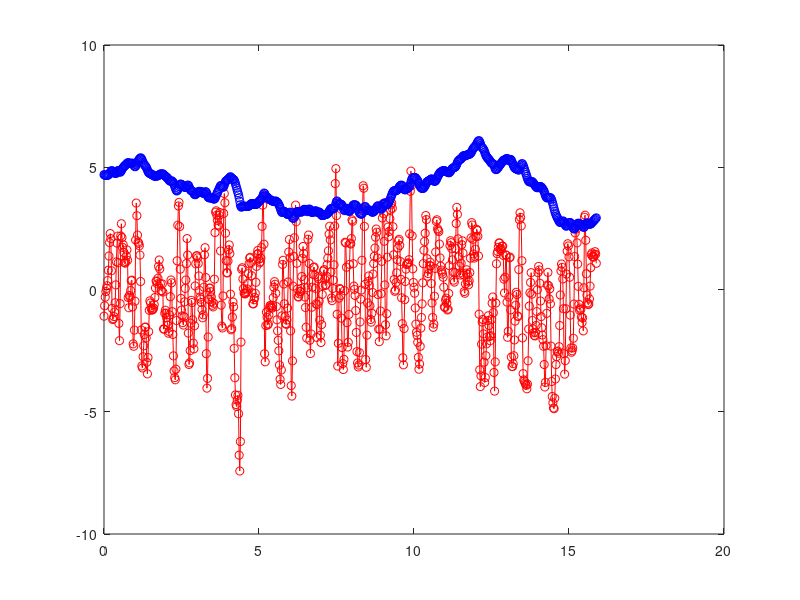

Write MATLAB code to recreate this figure.
A = [0.000000	-1.091464	0.782432	4.698734	-0.087009
0.020000	-0.664108	0.641302	4.681196	-0.072870
0.040000	-0.311717	0.554929	4.671640	-0.060968
0.060000	-0.084385	0.495040	4.667891	-0.050512
0.080000	0.042976	0.457255	4.667580	-0.040994
0.100000	0.153951	0.405199	4.669485	-0.032316
0.120000	0.365863	0.312987	4.674406	-0.025074
0.140000	0.789451	0.209209	4.685579	-0.019876
0.160000	1.370328	0.142282	4.707083	-0.016453
0.180000	1.918877	0.118598	4.740152	-0.013893
0.200000	2.287705	0.107093	4.782701	-0.011635
0.220000	2.079864	0.097008	4.827902	-0.009611
0.240000	0.768438	0.132792	4.858206	-0.007459
0.260000	-0.769585	0.232913	4.856871	-0.003782
0.280000	-1.229889	0.228272	4.835257	0.001068
0.300000	-1.195503	0.174028	4.810806	0.004997
0.320000	-1.105779	0.224120	4.787701	0.008766
0.340000	-0.924562	0.406307	4.767189	0.014832
0.360000	-0.541249	0.770551	4.752039	0.026220
0.380000	0.188119	1.380254	4.747902	0.047318
0.400000	1.132777	2.135619	4.761070	0.082472
0.420000	1.895613	2.678458	4.791931	0.131302
0.440000	2.182877	2.683224	4.833864	0.186022
0.460000	1.092443	1.834905	4.870327	0.232981
0.480000	-1.387524	0.500110	4.866367	0.255440
0.500000	-2.093281	0.159613	4.828257	0.260250
0.520000	-0.578996	1.357365	4.796835	0.271450
0.540000	2.188844	3.794624	4.815405	0.325270
0.560000	2.689946	3.810321	4.867405	0.405127
0.580000	2.123625	2.186669	4.916134	0.466747
0.600000	1.721032	0.714976	4.953661	0.493937
0.620000	1.829025	0.090759	4.988626	0.501206
0.640000	1.514865	0.394879	5.024014	0.503411
0.660000	1.101250	0.812552	5.048794	0.517260
0.680000	1.076920	0.833667	5.070448	0.533583
0.700000	1.142426	1.014960	5.092421	0.551727
0.720000	1.376486	1.400712	5.117311	0.575558
0.740000	1.619961	1.837456	5.147650	0.608143
0.760000	1.192204	1.956598	5.177748	0.646927
0.780000	-0.329025	1.434447	5.187057	0.682179
0.800000	-0.746982	-0.099893	5.172791	0.697315
0.820000	-0.241236	-1.891353	5.163786	0.676476
0.840000	-0.311492	-3.016851	5.158278	0.625975
0.860000	-0.042923	-3.321874	5.154106	0.561550
0.880000	0.358891	-3.170687	5.157446	0.495983
0.900000	0.382489	-2.164836	5.166019	0.439825
0.920000	-0.711695	0.652195	5.165051	0.424303
0.940000	-2.223336	0.912553	5.133852	0.444588
0.960000	-2.321964	0.333375	5.086664	0.456415
0.980000	-1.661095	0.312978	5.045900	0.462019
1.000000	-0.478397	0.254743	5.023294	0.468903
1.020000	2.023363	-0.985481	5.036476	0.463448
1.040000	3.536138	-1.958336	5.096760	0.431755
1.060000	3.018930	-1.109185	5.164148	0.397217
1.080000	2.224961	1.123724	5.215933	0.397684
1.100000	1.941051	2.015143	5.256872	0.432089
1.120000	1.882357	1.605769	5.294996	0.469561
1.140000	1.791021	0.938468	5.331961	0.494713
1.160000	1.409220	0.577382	5.364744	0.509323
1.180000	0.327159	0.421092	5.383663	0.519146
1.200000	-1.656850	0.310725	5.371380	0.526480
1.220000	-3.127248	0.130867	5.321020	0.531058
1.240000	-3.208413	-0.121850	5.255964	0.531223
1.260000	-2.750108	-0.310075	5.196152	0.526524
1.280000	-2.304870	0.107571	5.145691	0.522717
1.300000	-1.843306	1.640824	5.104237	0.539202
1.320000	-1.546565	2.135775	5.070761	0.580918
1.340000	-1.536593	0.732027	5.040487	0.611031
1.360000	-1.980518	-0.588864	5.006374	0.611689
1.380000	-2.976147	-1.518500	4.957132	0.589756
1.400000	-3.450229	-1.941178	4.890923	0.554569
1.420000	-2.784928	-2.187958	4.827108	0.513159
1.440000	-1.723804	-2.328432	4.782019	0.467755
1.460000	-0.850570	-2.309209	4.756870	0.421065
1.480000	-0.464217	-2.002577	4.744686	0.377289
1.500000	-0.549176	-1.375321	4.735088	0.343334
1.520000	-0.750608	-0.836567	4.721981	0.321587
1.540000	-0.837187	-0.539297	4.705896	0.308199
1.560000	-0.837046	-0.374326	4.689068	0.299128
1.580000	-0.807873	-0.180639	4.672600	0.293442
1.600000	-0.760717	0.104630	4.656847	0.292540
1.620000	-0.618549	0.440403	4.642801	0.297970
1.640000	-0.328527	0.784499	4.633093	0.310217
1.660000	0.062823	1.052266	4.630388	0.328892
1.680000	0.349050	0.910621	4.634916	0.349646
1.700000	0.325823	-0.041234	4.642176	0.359614
1.720000	0.230746	-1.038385	4.647411	0.347494
1.740000	0.464296	-0.875412	4.653732	0.326306
1.760000	0.947035	0.155325	4.667740	0.318293
1.780000	1.206525	1.501322	4.690102	0.334412
1.800000	0.838275	2.927139	4.711622	0.379095
1.820000	0.235781	3.757246	4.721994	0.447485
1.840000	-0.044529	3.494133	4.723438	0.521961
1.860000	-0.065354	2.443375	4.721785	0.581574
1.880000	0.229160	1.915795	4.723219	0.623726
1.900000	-0.103452	1.943742	4.726980	0.661915
1.920000	-1.613466	2.188047	4.709639	0.702841
1.940000	-1.620547	2.580909	4.674179	0.750462
1.960000	-0.974712	2.883095	4.648886	0.805470
1.980000	-0.847627	2.956459	4.631388	0.864180
2.000000	-0.965270	2.915410	4.613422	0.923014
2.020000	-1.148507	2.773125	4.592354	0.980183
2.040000	-1.337744	2.340408	4.567421	1.031992
2.060000	-1.466648	1.460411	4.539337	1.070759
2.080000	-1.788098	0.254368	4.507301	1.088255
2.100000	-1.712420	-1.097415	4.470684	1.079722
2.120000	-1.041044	-1.922881	4.442822	1.048092
2.140000	-0.294335	-2.010117	4.429432	1.007818
2.160000	0.390318	-1.564301	4.430798	0.971043
2.180000	0.274077	-0.320590	4.439768	0.950733
2.200000	-0.906864	1.189014	4.433887	0.960386
2.220000	-1.837909	1.682143	4.405941	0.990940
2.240000	-2.713696	1.464649	4.360384	1.022883
2.260000	-3.331932	1.262910	4.299242	1.049814
2.280000	-3.603893	1.264980	4.229441	1.074778
2.300000	-3.693382	1.457378	4.156275	1.101643
2.320000	-3.256942	1.862035	4.084883	1.134449
2.340000	-1.267841	2.634954	4.036785	1.178850
2.360000	1.173905	2.894487	4.037287	1.236368
2.380000	2.631043	2.187483	4.076723	1.287754
2.400000	3.417690	1.639512	4.138168	1.325211
2.420000	3.563045	1.501135	4.209450	1.356293
2.440000	2.572092	1.263064	4.272881	1.384474
2.460000	0.830152	0.795875	4.306944	1.405106
2.480000	-0.364447	0.504835	4.310163	1.417643
2.500000	-0.845042	0.387995	4.297222	1.426529
2.520000	-1.079853	0.095192	4.277969	1.432001
2.540000	-1.354858	-0.676828	4.253660	1.426941
2.560000	-1.454722	-1.469606	4.224895	1.404656
2.580000	-1.104597	-1.268092	4.198624	1.374748
2.600000	-0.503505	0.645024	4.182362	1.366316
2.620000	0.044836	2.052902	4.178150	1.396315
2.640000	0.388919	2.130413	4.182606	1.439570
2.660000	1.060969	1.035499	4.195826	1.474171
2.680000	2.082301	-1.248549	4.228336	1.471333
2.700000	1.409809	-1.369362	4.267546	1.439404
2.720000	-1.782028	2.159991	4.265247	1.444510
2.740000	-3.066508	3.518486	4.212399	1.506594
2.760000	-2.998518	3.350747	4.150915	1.575987
2.780000	-2.497950	3.090210	4.095087	1.640112
2.800000	-1.378532	3.230294	4.055407	1.702398
2.820000	-0.443635	3.449690	4.038780	1.770111
2.840000	-0.533997	3.051073	4.030401	1.835983
2.860000	-1.241414	2.097872	4.013502	1.888523
2.880000	-2.194312	0.821483	3.978790	1.917389
2.900000	-2.429224	0.075025	3.930754	1.925402
2.920000	-1.484417	-0.501605	3.889574	1.921456
2.940000	0.145735	-1.103535	3.876448	1.904770
2.960000	1.052258	-0.938826	3.889912	1.882780
2.980000	1.366804	-0.125807	3.914738	1.871639
3.000000	1.386331	0.643665	3.942570	1.877335
3.020000	1.294585	1.045270	3.969521	1.894892
3.040000	1.064096	0.980176	3.993469	1.916111
3.060000	0.555383	0.224811	4.010149	1.929382
3.080000	-0.034498	-0.900604	4.015045	1.922386
3.100000	-0.307866	-1.546132	4.011076	1.896799
3.120000	-0.396072	-1.518714	4.003962	1.865057
3.140000	-0.531089	-0.976896	3.994896	1.839586
3.160000	-0.817787	-0.437442	3.981668	1.825892
3.180000	-1.158136	-0.195200	3.961704	1.819960
3.200000	-1.037184	-0.006913	3.938398	1.817722
3.220000	0.093711	0.392254	3.927279	1.821245
3.240000	1.419508	0.730325	3.943600	1.832989
3.260000	1.710838	0.688232	3.976862	1.847885
3.280000	0.489360	0.178851	4.002407	1.857411
3.300000	-2.626200	-0.662695	3.981651	1.852512
3.320000	-4.035200	-1.118651	3.910872	1.833784
3.340000	-3.633908	-1.076661	3.831890	1.811051
3.360000	-1.942633	-0.644371	3.774467	1.793491
3.380000	-0.403096	-0.344072	3.752981	1.784220
3.400000	0.054420	-0.322910	3.750772	1.777838
3.420000	0.060120	-0.433787	3.752300	1.770449
3.440000	-0.089311	-0.620025	3.752182	1.759998
3.460000	-0.300077	-0.830450	3.748329	1.745484
3.480000	-0.502398	-1.003833	3.740240	1.727022
3.500000	-0.646543	-1.091413	3.728632	1.705916
3.520000	-0.711478	-1.094090	3.714890	1.683922
3.540000	-0.565927	-0.949767	3.701456	1.663052
3.560000	0.423548	-0.299640	3.697790	1.649279
3.580000	2.327853	0.826254	3.725569	1.654791
3.600000	3.160299	1.332094	3.782598	1.677584
3.620000	3.218824	1.369533	3.847021	1.705048
3.640000	3.039053	1.218665	3.909830	1.731140
3.660000	2.825666	1.010716	3.968430	1.753437
3.680000	2.639724	0.811389	4.023024	1.771658
3.700000	2.599172	0.472983	4.074869	1.785097
3.720000	3.038259	-0.423186	4.130476	1.786507
3.740000	3.148079	-1.161885	4.194372	1.769287
3.760000	1.575594	-1.051547	4.244734	1.745949
3.780000	-0.637921	-0.636358	4.252489	1.729330
3.800000	-1.496734	-0.440341	4.229197	1.718746
3.820000	-1.573106	-0.004840	4.197493	1.713150
3.840000	-0.263992	2.030815	4.174582	1.729075
3.860000	3.111694	5.169712	4.204676	1.804239
3.880000	3.925875	4.678264	4.278690	1.909824
3.900000	3.548010	1.863850	4.354746	1.973883
3.920000	2.305196	1.107368	4.414312	2.000790
3.940000	1.181004	0.736634	4.448044	2.020014
3.960000	0.687714	-0.015870	4.465864	2.027481
3.980000	0.678181	-0.754167	4.478674	2.019644
4.000000	1.162801	-1.452986	4.496487	1.997437
4.020000	1.621116	-1.794273	4.524879	1.964007
4.040000	1.823315	-1.748003	4.559687	1.928244
4.060000	1.469650	-1.575004	4.594326	1.894903
4.080000	-0.191254	-1.191347	4.609100	1.866406
4.100000	-1.649339	-0.180419	4.588041	1.851801
4.120000	-1.599589	1.052807	4.553925	1.860726
4.140000	-1.127341	1.643265	4.526436	1.889639
4.160000	-0.511985	0.847410	4.510021	1.916872
4.180000	-0.705636	-0.517417	4.500765	1.919472
4.200000	-2.407448	-1.307428	4.470451	1.901039
4.220000	-3.609761	-2.479352	4.408915	1.863779
4.240000	-4.313840	-3.532278	4.329166	1.802881
4.260000	-4.706930	-4.068784	4.238422	1.726011
4.280000	-4.786427	-4.110467	4.142942	1.643381
4.300000	-4.524469	-3.625579	4.049326	1.565188
4.320000	-4.327363	-2.976770	3.961861	1.499632
4.340000	-5.081881	-2.545954	3.869801	1.444471
4.360000	-6.774719	-2.147188	3.751484	1.397726
4.380000	-7.423424	-1.940008	3.606419	1.357329
4.400000	-6.218520	-2.255305	3.466757	1.316517
4.420000	-2.149920	-1.176748	3.377092	1.274925
4.440000	0.830301	1.004462	3.372368	1.277973
4.460000	0.890442	1.614303	3.391392	1.304703
4.480000	0.431805	2.047079	3.404806	1.341587
4.500000	0.035754	2.362577	3.409166	1.385800
4.520000	-0.148799	2.571395	3.407696	1.435351
4.540000	-0.181817	2.695627	3.404230	1.488085
4.560000	-0.161978	2.799057	3.400761	1.543104
4.580000	-0.132926	2.796400	3.397795	1.599339
4.600000	-0.083233	2.647280	3.395580	1.653937
4.620000	0.021463	2.373632	3.394817	1.704449
4.640000	0.253868	1.892703	3.397285	1.747419
4.660000	0.648820	1.329479	3.406107	1.779596
4.680000	1.050855	0.898344	3.423288	1.801502
4.700000	1.285779	0.714142	3.446976	1.817217
4.720000	1.317287	0.722664	3.473421	1.831383
4.740000	1.088062	0.777181	3.497910	1.846424
4.760000	0.567726	0.700018	3.514994	1.861586
4.780000	-0.133500	0.368449	3.519310	1.872692
4.800000	-0.584685	-0.278573	3.511375	1.874310
4.820000	-0.583942	-1.366365	3.499067	1.858336
4.840000	-0.420198	-2.182679	3.489090	1.821531
4.860000	-0.328784	-2.199379	3.481668	1.776655
4.880000	-0.156276	-1.892363	3.476479	1.735613
4.900000	0.294411	-1.579790	3.477322	1.700915
4.920000	0.946503	-1.276633	3.489683	1.672403
4.940000	1.439824	-1.085992	3.514050	1.649059
4.960000	1.594289	-1.048541	3.544952	1.627926
4.980000	1.474696	-1.096216	3.575979	1.606531
5.000000	1.242983	-1.062368	3.603189	1.584574
5.020000	1.086401	-0.649053	3.626194	1.566637
5.040000	1.136984	0.084307	3.648155	1.560900
5.060000	1.282792	0.514519	3.672199	1.567858
5.080000	1.714963	0.395294	3.701359	1.577726
5.100000	2.583168	-0.117740	3.743923	1.581110
5.120000	3.450091	-0.902569	3.804567	1.571041
5.140000	3.829560	-1.295006	3.878996	1.547547
5.160000	1.853254	-0.424754	3.942806	1.527994
5.180000	-2.628889	0.781866	3.931173	1.533386
5.200000	-2.959337	0.372850	3.869415	1.547991
5.220000	-1.473629	-1.329957	3.825092	1.538658
5.240000	-0.927173	-2.216729	3.803034	1.501413
5.260000	-1.135056	-2.388196	3.783075	1.454521
5.280000	-1.450927	-2.132817	3.756924	1.408713
5.300000	-1.409686	-1.471534	3.727537	1.371895
5.320000	-1.043191	-0.555466	3.702805	1.351725
5.340000	-0.747246	0.024735	3.685244	1.347237
5.360000	-0.654455	0.221231	3.671522	1.350119
5.380000	-0.676411	0.263106	3.658304	1.355099
5.400000	-0.732239	0.252348	3.644258	1.360308
5.420000	-0.764250	0.191530	3.629160	1.364870
5.440000	-0.653399	0.013011	3.614651	1.367184
5.460000	-0.332851	-0.365149	3.604454	1.364050
5.480000	0.091500	-0.943194	3.602091	1.351185
5.500000	0.321306	-1.514298	3.606771	1.326376
5.520000	0.214264	-1.853839	3.612658	1.292200
5.540000	-0.159306	-1.919879	3.613583	1.254048
5.560000	-0.699290	-1.738317	3.605146	1.217093
5.580000	-1.240036	-1.469501	3.585619	1.185101
5.600000	-1.692504	-1.325428	3.556170	1.157417
5.620000	-2.079227	-1.254347	3.518373	1.131571
5.640000	-2.507150	-1.025566	3.472734	1.108273
5.660000	-3.090858	-0.431568	3.416996	1.093163
5.680000	-3.672030	0.175769	3.349037	1.091091
5.700000	-3.883038	0.412476	3.272612	1.097597
5.720000	-3.288959	0.446353	3.198885	1.106123
5.740000	-1.077634	0.839574	3.152441	1.118116
5.760000	1.026126	1.251272	3.155056	1.139673
5.780000	1.194507	1.726981	3.180065	1.168417
5.800000	0.225498	2.695171	3.194975	1.212776
5.820000	-0.584867	2.956790	3.190664	1.270830
5.840000	-1.107239	2.715012	3.173426	1.327795
5.860000	-1.391053	2.409488	3.147997	1.378983
5.880000	-1.425101	2.155079	3.119465	1.424561
5.900000	-1.248121	1.898392	3.092367	1.465168
5.920000	-0.762617	1.561284	3.071516	1.499970
5.940000	0.306873	1.104751	3.065907	1.526749
5.960000	1.534943	0.689358	3.085032	1.544487
5.980000	2.043862	0.288199	3.122276	1.554485
6.000000	1.294461	-0.336294	3.158916	1.554400
6.020000	-1.692411	-0.926342	3.157511	1.541149
6.040000	-3.930594	-0.858144	3.097404	1.521929
6.060000	-4.359377	-0.210976	3.012363	1.510832
6.080000	-2.918444	0.364022	2.934818	1.512806
6.100000	0.136317	1.116819	2.908592	1.526314
6.120000	1.355966	2.640939	2.925903	1.563341
6.140000	2.114157	3.584796	2.960302	1.627642
6.160000	3.000056	3.476761	3.011602	1.699574
6.180000	3.450747	2.897867	3.077377	1.763725
6.200000	2.769491	1.852462	3.142056	1.812548
6.220000	1.071681	0.268802	3.180700	1.833637
6.240000	0.018118	-0.631972	3.189899	1.828396
6.260000	-0.293307	-0.824167	3.186377	1.813088
6.280000	-0.306318	-0.759376	3.180067	1.797026
6.300000	-0.178794	-0.537512	3.175079	1.783692
6.320000	-0.082004	0.055472	3.172697	1.777977
6.340000	-0.089247	1.182410	3.171007	1.789686
6.360000	0.042338	2.297205	3.170069	1.825199
6.380000	0.530877	2.962495	3.175138	1.878298
6.400000	1.275182	3.451104	3.193136	1.942701
6.420000	1.760245	3.661863	3.224390	2.014466
6.440000	1.469847	3.514911	3.258362	2.086733
6.460000	0.403724	3.247471	3.277506	2.154232
6.480000	-0.307268	3.044040	3.277405	2.217203
6.500000	-0.738120	2.623344	3.267153	2.274756
6.520000	-1.542135	1.237043	3.245102	2.315462
6.540000	-1.987700	-0.755635	3.207329	2.319975
6.560000	0.070376	-2.795779	3.183496	2.285305
6.580000	2.053959	-4.324773	3.208992	2.211182
6.600000	2.227993	-4.433177	3.253374	2.122072
6.620000	1.067185	-3.250803	3.290363	2.041563
6.640000	-2.075937	-0.552134	3.278967	2.005144
6.660000	-2.619323	0.263121	3.228022	2.004362
6.680000	-1.818587	0.699258	3.182583	2.013741
6.700000	-0.724633	1.266420	3.157251	2.033325
6.720000	0.095493	1.868856	3.151552	2.064560
6.740000	0.620966	2.554033	3.159136	2.108729
6.760000	0.899796	3.154448	3.174749	2.166086
6.780000	0.920242	3.639292	3.193432	2.234129
6.800000	0.596039	3.889109	3.209221	2.310187
6.820000	0.047538	3.668548	3.215725	2.386519
6.840000	-0.585946	2.241977	3.211086	2.450201
6.860000	-1.958194	-3.651208	3.183928	2.440199
6.880000	-0.622047	-5.957342	3.156342	2.334675
6.900000	0.524815	-3.504609	3.156237	2.234442
6.920000	0.443015	-1.230538	3.168669	2.191530
6.940000	-0.479323	-0.749263	3.168436	2.173167
6.960000	-1.253047	-0.782010	3.150753	2.158386
6.980000	-1.870527	-1.068803	3.119280	2.140166
7.000000	-2.167341	-1.325169	3.077923	2.115736
7.020000	-1.433956	-0.926621	3.039562	2.091639
7.040000	-0.203321	-0.202651	3.024544	2.081356
7.060000	0.158887	-0.519157	3.024569	2.076163
7.080000	0.757208	-1.593937	3.033443	2.054772
7.100000	0.814220	-1.463510	3.050610	2.021519
7.120000	0.421623	-0.529156	3.063047	2.001557
7.140000	0.162511	0.144523	3.068474	1.998322
7.160000	0.194928	0.567479	3.071510	2.005625
7.180000	0.544424	1.083769	3.078424	2.021595
7.200000	1.015724	2.140147	3.094168	2.052706
7.220000	1.283164	3.463789	3.117519	2.109360
7.240000	1.581397	3.829985	3.145618	2.184475
7.260000	2.266327	3.179310	3.183804	2.255594
7.280000	2.587361	2.578550	3.233660	2.312266
7.300000	2.025415	2.441266	3.281342	2.361931
7.320000	0.716887	2.428704	3.309441	2.410811
7.340000	-0.348655	2.007488	3.311743	2.456249
7.360000	-0.456150	0.788448	3.302059	2.485625
7.380000	0.040320	-0.750429	3.297749	2.485377
7.400000	0.383727	-1.469450	3.302216	2.461508
7.420000	1.008567	-1.407454	3.314896	2.431814
7.440000	2.596420	-0.997592	3.349413	2.407517
7.460000	4.331039	-0.437845	3.419970	2.392676
7.480000	4.943673	0.405768	3.515041	2.392338
7.500000	3.023231	-0.188393	3.601404	2.399678
7.520000	-1.013824	-1.382638	3.619711	2.378210
7.540000	-3.131789	0.258631	3.574154	2.365631
7.560000	-2.201386	1.574224	3.515623	2.385094
7.580000	-0.354228	2.357908	3.492388	2.425345
7.600000	0.044758	2.610902	3.490862	2.475744
7.620000	0.008253	2.491901	3.491602	2.527359
7.640000	-0.238628	1.988753	3.489975	2.572897
7.660000	-1.169909	1.044865	3.477272	2.603869
7.680000	-2.375569	-0.128276	3.441217	2.613217
7.700000	-3.029513	-1.224841	3.386230	2.599169
7.720000	-3.272501	-1.908523	3.322662	2.567049
7.740000	-2.858116	-1.800204	3.259283	2.527643
7.760000	-0.048305	0.959831	3.225561	2.513941
7.780000	1.932367	3.006953	3.249903	2.559500
7.800000	1.904572	2.698137	3.289860	2.618828
7.820000	0.910534	1.125841	3.320221	2.659401
7.840000	-1.357017	-1.521509	3.316261	2.655539
7.860000	-2.353520	-2.703665	3.276083	2.609524
7.880000	-2.158125	-1.993381	3.229687	2.560105
7.900000	-1.020007	-1.018036	3.195765	2.531849
7.920000	1.025988	-1.300762	3.196077	2.509848
7.940000	1.898563	-1.329765	3.227924	2.482151
7.960000	1.860483	-0.717842	3.265879	2.461025
7.980000	2.081772	0.475390	3.304268	2.456749
8.000000	2.850783	2.829939	3.353424	2.489548
8.020000	2.788980	3.325071	3.412418	2.556549
8.040000	1.053993	-0.321502	3.452711	2.593138
8.060000	0.139112	-2.991982	3.461838	2.553297
8.080000	0.005885	-3.490077	3.463112	2.487393
8.100000	-0.246356	-3.676622	3.461195	2.415327
8.120000	-0.862375	-3.477449	3.450760	2.343016
8.140000	-1.757587	-2.940809	3.424749	2.278584
8.160000	-2.539785	-2.478166	3.381264	2.224816
8.180000	-3.006176	-2.294529	3.325350	2.177527
8.200000	-3.166742	-2.222805	3.263042	2.132324
8.220000	-3.089883	-2.210858	3.200146	2.088221
8.240000	-2.582345	-2.400137	3.142256	2.042614
8.260000	-1.325836	-2.813523	3.102312	1.990315
8.280000	-0.394546	-2.102793	3.086752	1.937668
8.300000	-0.024576	0.090926	3.082367	1.917214
8.320000	1.192871	1.085179	3.091616	1.932411
8.340000	3.282981	0.737108	3.136929	1.951120
8.360000	4.243648	0.653082	3.214369	1.964325
8.380000	4.142449	0.871562	3.300032	1.979073
8.400000	2.580191	1.614578	3.369892	2.002846
8.420000	0.210789	2.292198	3.398632	2.043358
8.440000	-2.863915	2.180828	3.371052	2.088814
8.460000	-3.182079	1.543599	3.305351	2.127314
8.480000	-1.866706	0.439812	3.254208	2.147206
8.500000	-0.544447	-0.523179	3.230501	2.146008
8.520000	0.324934	-1.209762	3.229355	2.128098
8.540000	0.553499	-1.536504	3.239185	2.100043
8.560000	0.160820	-1.506581	3.247358	2.069021
8.580000	-0.665911	-1.192076	3.242504	2.041750
8.600000	-1.226815	-0.902499	3.222729	2.021071
8.620000	-1.336157	-0.685731	3.196430	2.005070
8.640000	-0.973468	-0.166114	3.172382	1.995651
8.660000	-0.119905	0.876766	3.160999	2.002224
8.680000	0.631965	1.808517	3.166735	2.029808
8.700000	1.059765	2.287663	3.184055	2.071455
8.720000	1.356344	2.458100	3.208271	2.119257
8.740000	1.695752	2.495903	3.238615	2.168915
8.760000	2.139793	2.487902	3.276869	2.218815
8.780000	2.472644	2.424770	3.323494	2.268028
8.800000	2.344796	2.399706	3.372858	2.316168
8.820000	1.291012	2.410708	3.410755	2.364115
8.840000	-0.209304	2.689007	3.421650	2.414425
8.860000	-1.622263	3.246113	3.402758	2.473833
8.880000	-2.133715	3.269160	3.363014	2.540451
8.900000	-1.626928	2.910923	3.324408	2.601767
8.920000	-0.879356	2.990844	3.299393	2.660288
8.940000	-0.170504	3.064206	3.288727	2.721251
8.960000	1.150875	2.796856	3.296696	2.780489
8.980000	2.923234	2.363086	3.338507	2.831921
9.000000	3.509067	2.115559	3.404957	2.876421
9.020000	3.099761	1.920052	3.472345	2.916846
9.040000	1.973350	1.632210	3.524267	2.952631
9.060000	0.187384	1.106944	3.546694	2.980519
9.080000	-1.442980	0.340500	3.532713	2.995322
9.100000	-1.894899	-0.801225	3.497108	2.991720
9.120000	-0.990321	-2.283261	3.465755	2.960436
9.140000	1.320940	-2.749764	3.467829	2.907669
9.160000	2.550078	-1.098656	3.510761	2.863629
9.180000	2.155839	2.541111	3.557877	2.881016
9.200000	2.371697	2.359516	3.602009	2.936480
9.220000	2.899753	0.275636	3.654858	2.962153
9.240000	3.256258	-0.598142	3.716753	2.956967
9.260000	3.460379	-0.823596	3.784088	2.942324
9.280000	3.544344	-0.932354	3.854441	2.924685
9.300000	3.321676	-0.971564	3.923830	2.905478
9.320000	2.569017	-0.947828	3.983702	2.886309
9.340000	1.418349	-1.094115	4.023790	2.866436
9.360000	0.411258	-1.576645	4.041449	2.840155
9.380000	-0.073504	-2.087086	4.043802	2.803190
9.400000	-0.022215	-2.320997	4.042154	2.758608
9.420000	0.280113	-2.261499	4.044537	2.712191
9.440000	0.682583	-1.514932	4.053947	2.672566
9.460000	1.217824	0.398341	4.072824	2.660137
9.480000	1.701035	1.924383	4.102274	2.685442
9.500000	1.988963	2.282779	4.139591	2.729246
9.520000	2.051620	1.820235	4.180340	2.771239
9.540000	1.806343	1.153175	4.219654	2.800658
9.560000	1.144696	0.858423	4.249634	2.820090
9.580000	0.414481	0.766069	4.265108	2.836342
9.600000	-0.339799	0.560433	4.266129	2.849900
9.620000	-1.399915	0.227219	4.249470	2.857857
9.640000	-2.791020	-0.155248	4.207577	2.858715
9.660000	-3.080173	-0.521761	4.144958	2.851561
9.680000	-1.596278	-0.392634	4.097565	2.841290
9.700000	-0.416861	0.402512	4.078222	2.840613
9.720000	0.326098	0.538289	4.077932	2.853119
9.740000	0.832022	-0.999978	4.089855	2.849585
9.760000	1.019654	-1.767559	4.108932	2.819336
9.780000	1.045992	-1.460061	4.129606	2.786131
9.800000	1.079882	-0.940632	4.150871	2.762207
9.820000	1.085070	-0.510854	4.172562	2.747801
9.840000	1.220045	0.036968	4.194986	2.742483
9.860000	2.276027	1.086573	4.227613	2.752831
9.880000	4.016971	2.038182	4.291235	2.785483
9.900000	4.844111	1.975402	4.381659	2.827246
9.920000	4.248269	0.857789	4.475807	2.857785
9.940000	2.193681	-1.106197	4.540651	2.854588
9.960000	0.845672	-1.510561	4.569351	2.825501
9.980000	0.286682	-1.158369	4.579691	2.798897
10.000000	0.093049	-1.030234	4.583248	2.777472
10.020000	-0.151749	-1.189588	4.583073	2.755854
10.040000	-0.755288	-1.808099	4.574631	2.726639
10.060000	-1.416819	-2.288468	4.552458	2.684334
10.080000	-1.748499	-1.732737	4.520275	2.642431
10.100000	-1.875097	-0.818354	4.483948	2.617525
10.120000	-2.159405	-0.519369	4.444166	2.605192
10.140000	-2.775619	-0.517524	4.395227	2.594776
10.160000	-3.260363	-0.323907	4.333912	2.585957
10.180000	-3.043746	-0.007933	4.269663	2.582585
10.200000	-2.323741	0.319295	4.215519	2.585734
10.220000	-1.581460	0.516068	4.176979	2.594523
10.240000	-1.143676	0.349385	4.149900	2.603903
10.260000	-0.586499	-0.339024	4.132128	2.605082
10.280000	0.273596	-1.615484	4.128653	2.586056
10.300000	1.058324	-2.586756	4.142437	2.542744
10.320000	1.606025	-2.933410	4.169371	2.486986
10.340000	1.963694	-3.248118	4.205442	2.425425
10.360000	2.300856	-3.329036	4.247515	2.358282
10.380000	3.024700	-2.347949	4.300667	2.300087
10.400000	2.860089	-0.911432	4.362474	2.266718
10.420000	1.262297	0.965001	4.404297	2.267727
10.440000	0.543695	1.388466	4.420027	2.294470
10.460000	0.650189	0.699570	4.431496	2.315811
10.480000	0.822173	0.189407	4.446283	2.323956
10.500000	0.984158	0.053970	4.464323	2.325993
10.520000	1.118242	-0.012507	4.485527	2.326376
10.540000	0.966222	0.567283	4.507179	2.329634
10.560000	0.242452	2.357606	4.520102	2.358092
10.580000	-0.548221	3.348055	4.516621	2.417860
10.600000	-1.144349	3.065267	4.499491	2.483370
10.620000	-1.548673	2.310986	4.472025	2.537470
10.640000	-1.412062	1.372346	4.441078	2.574827
10.660000	-0.277253	-0.173124	4.422634	2.587958
10.680000	0.862894	-1.666031	4.429895	2.568253
10.700000	1.531775	-1.199135	4.453266	2.532704
10.720000	2.786267	3.595385	4.497099	2.557406
10.740000	2.851797	4.233647	4.555271	2.641762
10.760000	2.485040	3.076199	4.608419	2.715807
10.780000	2.426797	1.740537	4.656981	2.763933
10.800000	2.367790	0.927984	4.705643	2.788870
10.820000	1.858608	1.015155	4.748413	2.807341
10.840000	1.292850	1.255629	4.779657	2.830389
10.860000	0.954661	1.195693	4.801739	2.855417
10.880000	0.794610	0.939001	4.819033	2.876889
10.900000	0.713585	0.729168	4.834053	2.893311
10.920000	0.628333	0.754539	4.847523	2.907654
10.940000	0.501043	0.949177	4.858955	2.924843
10.960000	0.096360	0.423127	4.865839	2.940954
10.980000	-0.709911	-1.429133	4.859390	2.931721
11.000000	-0.737923	-2.685451	4.843494	2.888849
11.020000	-0.432985	-3.249449	4.831919	2.828678
11.040000	-0.354104	-3.378051	4.824579	2.761931
11.060000	-0.561963	-3.359077	4.815790	2.694412
11.080000	-0.837252	-3.268228	4.801615	2.628029
11.100000	-0.804569	-3.090216	4.784376	2.564278
11.120000	-0.162104	-2.796962	4.773539	2.505148
11.140000	0.975395	-2.377546	4.781435	2.453322
11.160000	1.793549	-2.035782	4.810228	2.409476
11.180000	1.994929	-1.827023	4.848953	2.370947
11.200000	1.916218	-1.672582	4.888281	2.336016
11.220000	1.667241	-1.507842	4.924488	2.304140
11.240000	1.212869	-1.305823	4.953545	2.275971
11.260000	0.717514	-1.124962	4.972721	2.251782
11.280000	0.381093	-1.039412	4.983356	2.230261
11.300000	0.301973	-0.923865	4.989637	2.210409
11.320000	0.688142	-0.543865	4.998512	2.195061
11.340000	1.675328	0.223721	5.021408	2.191441
11.360000	2.701180	0.966692	5.065649	2.203673
11.380000	3.360346	1.504095	5.127159	2.228949
11.400000	3.073319	1.392656	5.193422	2.259188
11.420000	2.072499	0.835985	5.245134	2.281653
11.440000	1.335052	0.378659	5.278381	2.293429
11.460000	0.955118	0.102799	5.300972	2.298039
11.480000	0.675179	-0.109707	5.317148	2.297953
11.500000	0.592308	-0.404524	5.329220	2.293169
11.520000	1.076631	-1.111529	5.344736	2.278969
11.540000	1.836333	-2.076875	5.374399	2.246714
11.560000	1.990663	-2.613038	5.413862	2.199055
11.580000	1.493164	-2.870301	5.449678	2.144055
11.600000	0.593634	-3.139427	5.470791	2.084051
11.620000	-0.082251	-3.365363	5.474998	2.018730
11.640000	-0.154552	-3.281484	5.471636	1.951557
11.660000	0.230164	-2.861202	5.471912	1.889738
11.680000	0.671227	-2.212295	5.481215	1.838518
11.700000	0.807249	-1.149307	5.496643	1.804054
11.720000	0.618199	0.324391	5.511293	1.795363
11.740000	0.312042	1.895082	5.520575	1.817715
11.760000	0.191949	3.027905	5.525072	1.868221
11.780000	0.355134	3.408833	5.530197	1.933626
11.800000	0.692124	3.364388	5.540369	2.001801
11.820000	1.280534	3.138833	5.559557	2.067076
11.840000	2.110111	2.738910	5.593319	2.126051
11.860000	2.735359	2.481314	5.642752	2.177778
11.880000	2.636185	2.289883	5.697588	2.226116
11.900000	2.052557	0.919511	5.745066	2.261109
11.920000	1.452525	-0.960331	5.779459	2.258969
11.940000	1.283631	-1.547827	5.806257	2.232086
11.960000	1.351520	-1.412130	5.832298	2.201626
11.980000	1.646734	-0.611626	5.861795	2.179877
12.000000	2.169129	1.106502	5.899870	2.183771
12.020000	2.463311	2.655202	5.946892	2.222773
12.040000	2.416761	3.334553	5.996059	2.283962
12.060000	2.174631	3.401171	6.042381	2.352135
12.080000	1.370435	3.002337	6.079554	2.416989
12.100000	-1.009343	2.009906	6.085985	2.468231
12.120000	-3.285583	0.413546	6.040054	2.493180
12.140000	-3.971695	-1.148085	5.965528	2.485108
12.160000	-3.533056	-2.375211	5.888470	2.449686
12.180000	-2.235440	-3.218941	5.830425	2.391878
12.200000	-1.331742	-1.379513	5.796045	2.339394
12.220000	-1.225420	1.554330	5.771772	2.345473
12.240000	-1.815976	2.016145	5.742512	2.383469
12.260000	-2.973795	1.856676	5.695099	2.422552
12.280000	-3.805772	1.443874	5.625788	2.456127
12.300000	-3.600530	0.408182	5.550001	2.476374
12.320000	-2.708571	-1.847699	5.486675	2.463438
12.340000	-2.222770	-3.499089	5.438387	2.407143
12.360000	-1.943838	-3.719369	5.396345	2.333117
12.380000	-1.272986	-3.078511	5.363808	2.264385
12.400000	-1.073308	-2.640476	5.341829	2.208258
12.420000	-1.477706	-2.723514	5.316816	2.155199
12.440000	-1.922970	-2.935426	5.282484	2.098496
12.460000	-2.095947	-3.076518	5.241762	2.038311
12.480000	-1.888056	-3.213737	5.201138	1.975447
12.500000	-1.228554	-3.462182	5.169413	1.909088
12.520000	-0.560079	-4.041646	5.152037	1.834641
12.540000	-0.307171	-4.731706	5.144154	1.746428
12.560000	-0.947072	-4.285117	5.134377	1.652805
12.580000	-3.393112	-2.104817	5.091825	1.588772
12.600000	-4.156355	-1.306378	5.012178	1.557081
12.620000	-2.960644	-1.147944	4.938299	1.532774
12.640000	-0.553053	-1.040037	4.902536	1.510950
12.660000	1.051218	-0.988165	4.910107	1.490717
12.680000	1.465484	-0.825947	4.936472	1.472151
12.700000	1.552335	-0.280296	4.966661	1.460266
12.720000	1.723232	0.651096	4.999315	1.463755
12.740000	1.899960	1.220940	5.035608	1.483812
12.760000	1.902425	0.727252	5.074184	1.505385
12.780000	1.670791	-0.598443	5.109922	1.506901
12.800000	1.604280	-1.386439	5.142307	1.485457
12.820000	1.663101	-1.373192	5.174902	1.456919
12.840000	1.766071	-1.080708	5.209179	1.432268
12.860000	1.776211	-0.823336	5.244959	1.413435
12.880000	1.396894	-0.746867	5.277662	1.398104
12.900000	0.425692	-0.811915	5.296547	1.382521
12.920000	-0.142138	-0.703975	5.297421	1.366879
12.940000	0.502427	-0.355294	5.299450	1.356035
12.960000	1.416393	-0.005688	5.319275	1.352631
12.980000	1.397732	0.165304	5.349987	1.354639
13.000000	-0.514026	-0.050674	5.361540	1.356650
13.020000	-1.954791	-0.530658	5.333361	1.350683
13.040000	-1.711029	-0.763602	5.294687	1.337130
13.060000	-0.308728	-0.448651	5.272638	1.323906
13.080000	1.297912	0.119815	5.284121	1.321030
13.100000	1.323440	0.311731	5.313663	1.325924
13.120000	-0.834274	0.195001	5.321775	1.331579
13.140000	-2.763705	-0.205912	5.282297	1.331648
13.160000	-3.147178	-0.600512	5.221939	1.323511
13.180000	-3.151898	-0.938261	5.158695	1.307997
13.200000	-3.034324	-1.186402	5.096613	1.286595
13.220000	-2.709314	-1.392513	5.038692	1.260843
13.240000	-2.063298	-1.665026	4.990459	1.230414
13.260000	-1.293234	-1.941010	4.957029	1.194174
13.280000	-0.642162	-1.762695	4.937851	1.155687
13.300000	-0.113800	-0.261172	4.930582	1.132435
13.320000	-0.207360	2.290284	4.929323	1.153248
13.340000	-1.080993	3.705005	4.916351	1.215654
13.360000	-1.107441	3.839674	4.892056	1.292893
13.380000	0.815672	2.941251	4.885462	1.362188
13.400000	2.857943	2.217424	4.925667	1.411841
13.420000	3.136300	2.483213	4.987295	1.457693
13.440000	2.948166	3.105748	5.048334	1.513802
13.460000	2.603127	1.641585	5.104086	1.569224
13.480000	1.177659	-2.864164	5.146708	1.553366
13.500000	-1.979621	-3.082376	5.137955	1.487883
13.520000	-3.440935	-2.165917	5.080238	1.436010
13.540000	-3.697500	-1.452180	5.008129	1.399963
13.560000	-3.743453	-0.931804	4.933599	1.376639
13.580000	-3.820156	-0.751693	4.858055	1.360357
13.600000	-3.875880	-0.891439	4.780970	1.344486
13.620000	-3.921403	-1.394899	4.703157	1.322220
13.640000	-4.061480	-2.055099	4.623329	1.287520
13.660000	-3.871986	-2.269900	4.542894	1.243042
13.680000	-2.916907	-1.597122	4.473797	1.202822
13.700000	-1.616493	-0.364032	4.428600	1.182982
13.720000	-0.677396	0.743997	4.406473	1.187258
13.740000	-0.134287	1.410265	4.398855	1.209936
13.760000	0.288511	0.944803	4.400236	1.236126
13.780000	0.689228	-0.473214	4.410877	1.240023
13.800000	-0.191647	0.346419	4.418373	1.233942
13.820000	-1.266665	1.796707	4.402222	1.257696
13.840000	-1.611947	2.145119	4.372845	1.297886
13.860000	-1.770130	2.381308	4.338860	1.343012
13.880000	-1.876226	2.741832	4.302330	1.394056
13.900000	-1.900456	3.124031	4.264347	1.452826
13.920000	-1.766327	3.362533	4.227392	1.518040
13.940000	-1.470477	3.295005	4.194738	1.585367
13.960000	-0.902888	2.522189	4.170366	1.645088
13.980000	-0.012412	1.072919	4.160969	1.681376
14.000000	0.690392	0.045150	4.168499	1.691149
14.020000	0.946189	-0.287964	4.185547	1.687933
14.040000	0.798945	-0.330406	4.203701	1.681496
14.060000	0.253465	-0.288348	4.214802	1.675261
14.080000	-0.472031	-0.248066	4.212627	1.669924
14.100000	-1.110561	-0.203103	4.196535	1.665379
14.120000	-1.563231	-0.181259	4.169489	1.661667
14.140000	-1.859927	-0.274539	4.135017	1.657314
14.160000	-2.049268	-0.429236	4.095842	1.650246
14.180000	-2.322556	-0.424268	4.052546	1.641159
14.200000	-3.067735	0.138958	3.999693	1.637081
14.220000	-3.987139	0.908175	3.928299	1.648586
14.240000	-3.801208	0.353240	3.847689	1.664223
14.260000	-2.297790	-1.275188	3.785927	1.654503
14.280000	-0.976448	-1.648813	3.753675	1.622828
14.300000	0.183159	-1.173397	3.746151	1.594051
14.320000	0.700168	-0.580403	3.756697	1.576494
14.340000	0.160368	0.047721	3.766758	1.571053
14.360000	-0.386258	0.668353	3.762903	1.578419
14.380000	0.024222	1.152603	3.758844	1.596830
14.400000	-0.590020	1.390065	3.756166	1.623026
14.420000	-2.315820	1.155483	3.727617	1.648916
14.440000	-3.762468	1.170800	3.665577	1.670975
14.460000	-4.374993	1.952821	3.583017	1.701254
14.480000	-4.633224	2.665600	3.492805	1.748493
14.500000	-4.848801	2.776337	3.397884	1.803620
14.520000	-4.873474	2.601200	3.300085	1.857786
14.540000	-4.447079	2.141080	3.206026	1.905722
14.560000	-3.660771	1.519564	3.124748	1.942249
14.580000	-3.071112	1.178106	3.058058	1.968552
14.600000	-2.745585	1.134960	3.000149	1.991387
14.620000	-2.546872	1.175831	2.947432	2.014500
14.640000	-2.516675	1.122360	2.897131	2.037792
14.660000	-2.607398	0.885336	2.845798	2.058083
14.680000	-2.337936	0.617677	2.795341	2.073071
14.700000	-1.473099	0.231910	2.756315	2.082106
14.720000	-0.223037	-0.571915	2.739103	2.079293
14.740000	0.756408	-1.243783	2.745543	2.060116
14.760000	1.042771	-1.287621	2.764534	2.033989
14.780000	0.905636	-1.118479	2.784517	2.009964
14.800000	0.432146	-1.059468	2.798641	1.988409
14.820000	-0.785293	-0.980564	2.796888	1.967674
14.840000	-2.625083	-0.757187	2.762295	1.950398
14.860000	-3.461300	-0.638937	2.699312	1.936434
14.880000	-2.911501	-0.501536	2.632723	1.925285
14.900000	-0.788547	-0.696854	2.594854	1.913466
14.920000	0.628175	-0.246193	2.594681	1.902241
14.940000	1.571522	0.814693	2.617531	1.908152
14.960000	1.871627	1.225794	2.652887	1.929905
14.980000	1.782075	0.941063	2.689968	1.952789
15.000000	1.333946	-0.363480	2.721746	1.960600
15.020000	0.501434	-1.914271	2.740919	1.935986
15.040000	-1.046909	-1.907244	2.736723	1.895504
15.060000	-2.388808	-1.640207	2.700228	1.861199
15.080000	-2.566449	-2.028877	2.649580	1.824982
15.100000	-2.505480	-2.324325	2.598827	1.780964
15.120000	-2.392220	-2.416512	2.549662	1.733385
15.140000	-1.993994	-2.493684	2.504887	1.684370
15.160000	-0.595498	-2.605865	2.476759	1.633394
15.180000	1.347473	-2.658060	2.485224	1.580483
15.200000	2.312924	-2.527046	2.523420	1.528357
15.220000	2.605321	-2.209980	2.573441	1.480621
15.240000	2.473572	-1.757250	2.624851	1.440868
15.260000	1.907199	-1.156115	2.669413	1.411257
15.280000	1.039775	-0.258290	2.699120	1.396837
15.300000	0.128513	0.470331	2.710718	1.399664
15.320000	-0.605335	0.900061	2.705387	1.413519
15.340000	-0.849835	1.425783	2.689890	1.436438
15.360000	-0.759555	2.060405	2.673702	1.471348
15.380000	-0.818644	2.508976	2.658390	1.517573
15.400000	-1.127726	2.508073	2.639257	1.568846
15.420000	-1.355343	0.794735	2.613478	1.607569
15.440000	-1.158325	-3.890469	2.589628	1.575144
15.460000	-1.693864	-5.092387	2.560240	1.479900
15.480000	0.071756	-3.676051	2.537565	1.387934
15.500000	2.953105	-1.705788	2.572674	1.337408
15.520000	3.039703	-1.291927	2.635477	1.308527
15.540000	2.011959	-1.086567	2.687263	1.284653
15.560000	0.642375	-0.852727	2.713501	1.265352
15.580000	-0.226239	-0.720708	2.716536	1.249815
15.600000	-0.545065	-0.677249	2.708172	1.235918
15.620000	-0.619040	-0.668068	2.696310	1.222517
15.640000	-0.588910	-0.711496	2.684055	1.208843
15.660000	-0.385382	-0.846722	2.673889	1.193459
15.680000	0.138984	-1.128410	2.670828	1.173969
15.700000	0.892926	-1.475143	2.681097	1.147780
15.720000	1.424900	-1.472368	2.704996	1.117302
15.740000	1.494995	-0.728829	2.734900	1.093968
15.760000	1.354954	0.463062	2.763350	1.091303
15.780000	1.330658	1.370703	2.790047	1.110365
15.800000	1.331137	1.869467	2.816647	1.143440
15.820000	1.427680	1.941010	2.844004	1.182259
15.840000	1.546598	1.696384	2.873941	1.218964
15.860000	1.440935	1.324422	2.904322	1.249300
15.880000	1.071917	0.927149	2.929735	1.271746];

time = A(:,1);
vx = A(:,2);
vz = A(:,3);
coorx = A(:,4);
coorz = A(:,5);

plot(time,vx,'-or',time,coorx,'ob');
